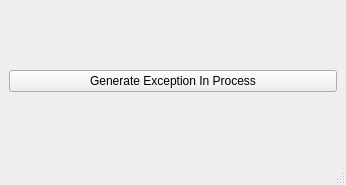
<?xml version="1.0" encoding="UTF-8"?>
<ui version="4.0">
 <class>MainWindow</class>
 <widget class="QMainWindow" name="MainWindow">
  <property name="geometry">
   <rect>
    <x>0</x>
    <y>0</y>
    <width>346</width>
    <height>185</height>
   </rect>
  </property>
  <property name="windowTitle">
   <string>MainWindow</string>
  </property>
  <widget class="QWidget" name="centralwidget">
   <layout class="QVBoxLayout" name="verticalLayout">
    <item>
     <widget class="QPushButton" name="pushButton">
      <property name="text">
       <string>Generate Exception In Process</string>
      </property>
     </widget>
    </item>
   </layout>
  </widget>
  <widget class="QMenuBar" name="menubar">
   <property name="geometry">
    <rect>
     <x>0</x>
     <y>0</y>
     <width>346</width>
     <height>22</height>
    </rect>
   </property>
  </widget>
  <widget class="QStatusBar" name="statusbar"/>
 </widget>
 <resources/>
 <connections/>
</ui>
